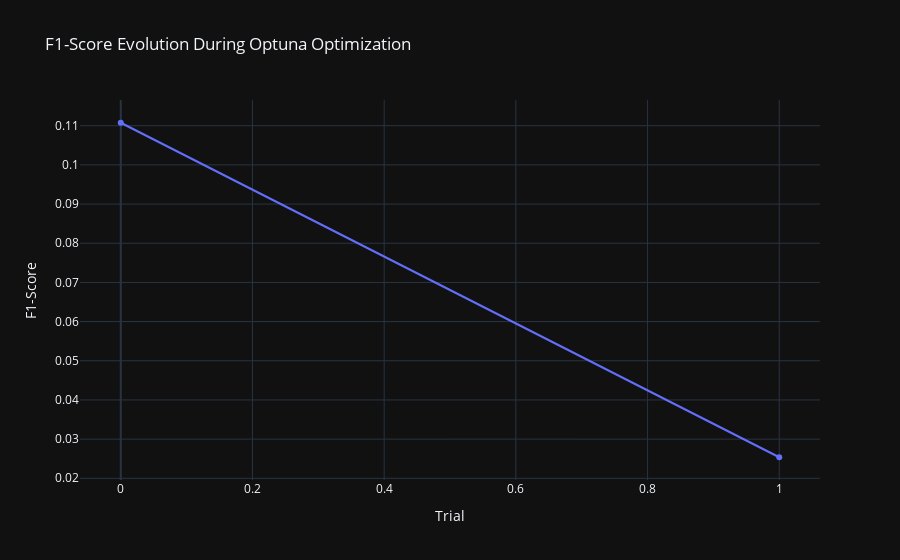

The code cell stored with this chart in its notebook:
### Code cell
visualizations['f1_score_evolution']

### Figure 1 — Plotly figure (JSON) as saved in the notebook; plotly's stock layout.template omitted (floating-point values rounded to 4 significant figures)
{"data": [{"mode": "lines+markers", "name": "F1-score", "type": "scatter", "x": [0, 1], "y": [0.1108, 0.02537]}], "layout": {"title": {"text": "F1-Score Evolution During Optuna Optimization"}, "xaxis": {"title": {"text": "Trial"}}, "yaxis": {"title": {"text": "F1-Score"}}}}
